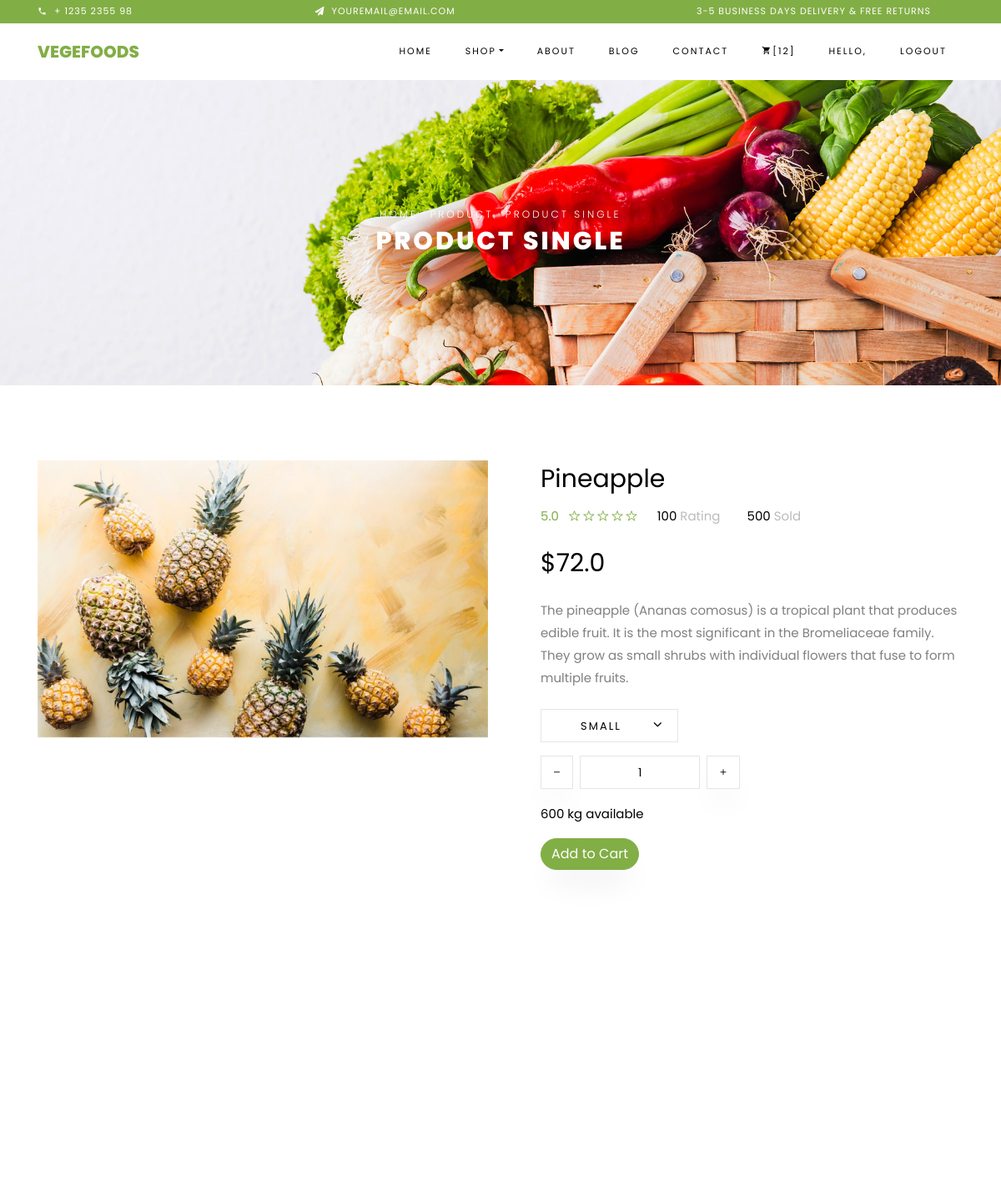
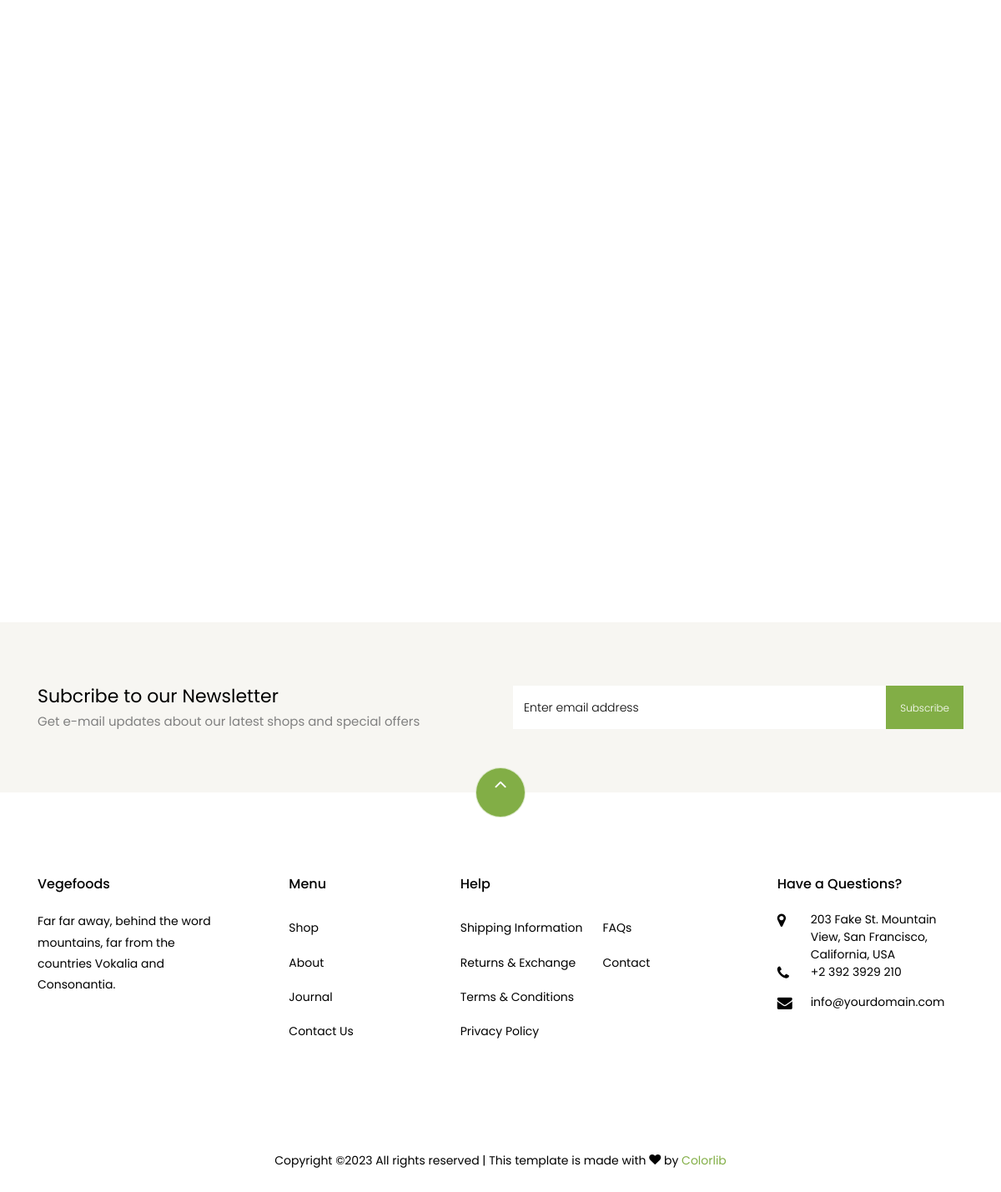
The app's page /product/single_product/17 (signed in) with its own data (2 pictures, top to bottom).
### product/models.py (models this page shows)
class Product(models.Model):
    name = models.CharField(max_length=500, null=True, blank=True, verbose_name="name")
    description = models.TextField(null=True, blank=True, verbose_name="description")
    product_image = models.ImageField(upload_to='product_images', null=True, blank=True, verbose_name="product_image")
    out_of_stock = models.BooleanField(default=False, null=True, blank=True, verbose_name="out_of_stock")
    price = models.IntegerField(null=True, blank=True, verbose_name="price")
    discount_percentage = models.IntegerField(null=True, blank=True, verbose_name="discount_percentage")
    product_category = models.ForeignKey(ProductCategory, on_delete=models.SET_NULL, null=True, blank=True,
                                         verbose_name="product_category")
    product_order = models.IntegerField(default=0, null=True, blank=True, verbose_name="product_order")
    add_to_home = models.BooleanField(default=False, null=True, blank=True, verbose_name="add_to_home")
    addtime = models.DateTimeField(auto_now_add=True, null=True, blank=True, verbose_name="addtime")
    active = models.BooleanField(default=True, null=True, blank=True, verbose_name="active")
    def __str__(self):
        return self.name
    class Meta:
        ordering = ["name"]
    def calculate_discounted_amount(self):
        if self.discount_percentage:
            calculated_discount = (self.price * self.discount_percentage) / 100
            discounted_amount = self.price - calculated_discount
            return discounted_amount
        else:
            return None

### product/views.py (the view)
# urls.py: url(r'^single_product/(?P<single_product_id>\d+)$', SingleProductView.as_view(), name='single_product'),
class SingleProductView(View):
    def get(self, request, single_product_id):
        single_product_ID = Product.objects.filter(id=single_product_id).first()
        print("single_product_ID..", single_product_ID)
        related_products = Product.objects.filter(product_category=single_product_ID.product_category).exclude(
            id=single_product_id)
        print("related_products..", related_products)
        user_cart_items = Cart.objects.filter(user=request.user)
        cart_items_count = user_cart_items.count()  # Count the number of cart items
        context = {
            'single_product_data_k': single_product_ID,
            'related_products_k': related_products,
            'cart_items_count_k': cart_items_count,
        }
        return render(request, 'single-product.html', context)

### templates/single-product.html (shortened to what this page needs)
<!DOCTYPE html>
{% load static %}
<html lang="en">
<head>
    <link rel="stylesheet" href="{% static 'css/open-iconic-bootstrap.min.css' %}">
    <link rel="stylesheet" href="{% static 'css/animate.css' %}">
    <link rel="stylesheet" href="{% static 'css/owl.carousel.min.css' %}">
    <link rel="stylesheet" href="{% static 'css/owl.theme.default.min.css' %}">
    <link rel="stylesheet" href="{% static 'css/magnific-popup.css' %}">
    <link rel="stylesheet" href="{% static 'css/aos.css' %}">
    <link rel="stylesheet" href="{% static 'css/ionicons.min.css' %}">
    <link rel="stylesheet" href="{% static 'css/bootstrap-datepicker.css' %}">
    <link rel="stylesheet" href="{% static 'css/jquery.timepicker.css' %}">
    <link rel="stylesheet" href="{% static 'css/flaticon.css' %}">
    <link rel="stylesheet" href="{% static 'css/icomoon.css' %}">
    <link rel="stylesheet" href="{% static 'css/style.css' %}">
</head>
<body class="goto-here">
<div class="py-1 bg-primary">
    <div class="container">
        <div class="row no-gutters d-flex align-items-start align-items-center px-md-0">
            <div class="col-lg-12 d-block">
                <div class="row d-flex">
                    <div class="col-md pr-4 d-flex topper align-items-center">
                        <div class="icon mr-2 d-flex justify-content-center align-items-center"><span
                                class="icon-phone2"></span></div>
                        <span class="text">+ 1235 2355 98</span>
                    </div>
                    <div class="col-md pr-4 d-flex topper align-items-center">
                        <div class="icon mr-2 d-flex justify-content-center align-items-center"><span
                                class="icon-paper-plane"></span></div>
                        <span class="text">youremail@email.com</span>
                    </div>
                    <div class="col-md-5 pr-4 d-flex topper align-items-center text-lg-right">
                        <span class="text">3-5 Business days delivery &amp; Free Returns</span>
                    </div>
                </div>
            </div>
        </div>
    </div>
</div>
<nav class="navbar navbar-expand-lg navbar-dark ftco_navbar bg-dark ftco-navbar-light" id="ftco-navbar">
    <div class="container">
        <a class="navbar-brand" href="{% url 'index' %}">Vegefoods</a>
        <div class="collapse navbar-collapse" id="ftco-nav">
            <ul class="navbar-nav ml-auto">
                <li class="nav-item"><a href="{% url 'index' %}" class="nav-link">Home</a></li>
                <li class="nav-item active dropdown">
                    <a class="nav-link dropdown-toggle" href="#" id="dropdown04" data-toggle="dropdown"
                       aria-haspopup="true" aria-expanded="false">Shop</a>
                </li>
                <li class="nav-item"><a href="{% url 'users:about' %}" class="nav-link">About</a></li>
                <li class="nav-item"><a href="{% url 'blog' %}" class="nav-link">Blog</a></li>
                <li class="nav-item"><a href="{% url 'users:contact' %}" class="nav-link">Contact</a></li>
                <li class="nav-item cta cta-colored"><a href="{% url 'cart:view_cart' %}" class="nav-link"><span
                        class="icon-shopping_cart"></span>[{{cart_items_count_k}}]</a></li>
                {% if user.is_authenticated %}
                <li class="nav-item"><a style="" class="nav-link">Hello, <b>{{user.first_name}}</b></a></li>
                <li class="nav-item"><a href="{% url 'accounts:logout' %}" class="nav-link">Logout</a></li>
                {% else %}
                <li class="nav-item"><a href="{% url 'accounts:register' %}" class="nav-link">Register</a></li>
                <li class="nav-item"><a href="{% url 'accounts:login' %}" class="nav-link">Login</a></li>
                {% endif %}
            </ul>
        </div>
    </div>
</nav>
<div class="hero-wrap hero-bread" style="background-image: url({% static 'images/bg_1.jpg' %});">
    <div class="container">
        <div class="row no-gutters slider-text align-items-center justify-content-center">
            <div class="col-md-9 ftco-animate text-center">
                <p class="breadcrumbs"><span class="mr-2"><a href="{% url 'index' %}">Home</a></span> <span
                        class="mr-2"><a href="{% url 'index' %}">Product</a></span> <span>Product Single</span></p>
                <h1 class="mb-0 bread">Product Single</h1>
            </div>
        </div>
    </div>
</div>
<section class="ftco-section">
    <div class="container">
        <div class="row">
            <div class="col-lg-6 mb-5 ftco-animate">
                <a href="{{single_product_data_k.product_image.url}}" class="image-popup"><img
                        src="{{single_product_data_k.product_image.url}}" class="img-fluid" alt="Colorlib Template"></a>
            </div>
            <div class="col-lg-6 product-details pl-md-5 ftco-animate">
                <h3>{{single_product_data_k.name}}</h3>
                <div class="rating d-flex">
                    <p class="text-left mr-4">
                        <a href="#" class="mr-2">5.0</a>
                        <a href="#"><span class="ion-ios-star-outline"></span></a>
                        <a href="#"><span class="ion-ios-star-outline"></span></a>
                        <a href="#"><span class="ion-ios-star-outline"></span></a>
                        <a href="#"><span class="ion-ios-star-outline"></span></a>
                        <a href="#"><span class="ion-ios-star-outline"></span></a>
                    </p>
                    <p class="text-left mr-4">
                        <a href="#" class="mr-2" style="color: #000;">100 <span style="color: #bbb;">Rating</span></a>
                    </p>
                    <p class="text-left">
                        <a href="#" class="mr-2" style="color: #000;">500 <span style="color: #bbb;">Sold</span></a>
                    </p>
                </div>
                {% if single_product_data_k.discount_percentage %}
                <p class="price"><span>${{single_product_data_k.calculate_discounted_amount}}</span></p>
                {% else %}
                <p><span class="price">${{ single_product_data_k.price }}</span></p>
                {% endif %}
                <p>{{single_product_data_k.description}}</p>
                <div class="row mt-4">
                    <div class="col-md-6">
                        <div class="form-group d-flex">
                            <div class="select-wrap">
                                <div class="icon"><span class="ion-ios-arrow-down"></span></div>
                                <select name="" id="" class="form-control">
                                    <option value="">Small</option>
                                </select>
                            </div>
                        </div>
                    </div>
                    <div class="input-group col-md-6 d-flex mb-3">
	             	<span class="input-group-btn mr-2">
	                	<button type="button" class="quantity-left-minus btn" data-type="minus" data-field="">
	                   <i class="ion-ios-remove"></i>
	                	</button>
	            		</span>
                        <input type="text" id="quantity" name="quantity" class="form-control input-number" value="1"
                               min="1" max="100">
                        <span class="input-group-btn ml-2">
	                	<button type="button" class="quantity-right-plus btn" data-type="plus" data-field="">
	                     <i class="ion-ios-add"></i>
	                 </button>
	             	</span>
                    </div>
                    <div class="col-md-12">
                        <p style="color: #000;">600 kg available</p>
                    </div>
                </div>
                <p><a href="{% url 'cart:add_to_cart' single_product_data_k.id %}" class="btn btn-primary">Add to Cart</a>
                </p>
            </div>
        </div>
    </div>
</section>
<section class="ftco-section">
    <div class="container">
        <div class="row justify-content-center mb-3 pb-3">
        </div>
    </div>
    <div class="container">
        <div class="row">
        </div>
    </div>
</section>
<section class="ftco-section ftco-no-pt ftco-no-pb py-5 bg-light">
    <div class="container py-4">
        <div class="row d-flex justify-content-center py-5">
            <div class="col-md-6">
                <h2 style="font-size: 22px;" class="mb-0">Subcribe to our Newsletter</h2>
                <span>Get e-mail updates about our latest shops and special offers</span>
            </div>
            <div class="col-md-6 d-flex align-items-center">
                <form action="#" class="subscribe-form">
                    <div class="form-group d-flex">
                        <input type="text" class="form-control" placeholder="Enter email address">
                        <input type="submit" value="Subscribe" class="submit px-3">
                    </div>
                </form>
            </div>
        </div>
    </div>
</section>
<footer class="ftco-footer ftco-section">
    <div class="container">
        <div class="row">
            <div class="mouse">
                <a href="#" class="mouse-icon">
                    <div class="mouse-wheel"><span class="ion-ios-arrow-up"></span></div>
                </a>
            </div>
        </div>
        <div class="row mb-5">
            <div class="col-md">
                <div class="ftco-footer-widget mb-4">
                    <h2 class="ftco-heading-2">Vegefoods</h2>
                    <p>Far far away, behind the word mountains, far from the countries Vokalia and Consonantia.</p>
                    <ul class="ftco-footer-social list-unstyled float-md-left float-lft mt-5">
                    </ul>
                </div>
            </div>
            <div class="col-md">
                <div class="ftco-footer-widget mb-4 ml-md-5">
                    <h2 class="ftco-heading-2">Menu</h2>
                    <ul class="list-unstyled">
                        <li><a href="{% url 'cart:shop' %}" class="py-2 d-block">Shop</a></li>
                        <li><a href="{% url 'users:about' %}" class="py-2 d-block">About</a></li>
                        <li><a href="#" class="py-2 d-block">Journal</a></li>
                        <li><a href="{% url 'users:contact' %}" class="py-2 d-block">Contact Us</a></li>
                    </ul>
                </div>
            </div>
            <div class="col-md-4">
                <div class="ftco-footer-widget mb-4">
                    <h2 class="ftco-heading-2">Help</h2>
                    <div class="d-flex">
                        <ul class="list-unstyled mr-l-5 pr-l-3 mr-4">
                            <li><a href="#" class="py-2 d-block">Shipping Information</a></li>
                            <li><a href="#" class="py-2 d-block">Returns &amp; Exchange</a></li>
                            <li><a href="#" class="py-2 d-block">Terms &amp; Conditions</a></li>
                            <li><a href="#" class="py-2 d-block">Privacy Policy</a></li>
                        </ul>
                        <ul class="list-unstyled">
                            <li><a href="#" class="py-2 d-block">FAQs</a></li>
                            <li><a href="{% url 'users:contact' %}" class="py-2 d-block">Contact</a></li>
                        </ul>
                    </div>
                </div>
            </div>
            <div class="col-md">
                <div class="ftco-footer-widget mb-4">
                    <h2 class="ftco-heading-2">Have a Questions?</h2>
                    <div class="block-23 mb-3">
                        <ul>
                            <li><span class="icon icon-map-marker"></span><span class="text">203 Fake St. Mountain View, San Francisco, California, USA</span>
                            </li>
                            <li><a href="#"><span class="icon icon-phone"></span><span
                                    class="text">+2 392 3929 210</span></a></li>
                            <li><a href="#"><span class="icon icon-envelope"></span><span class="text">info@yourdomain.com</span></a>
                            </li>
                        </ul>
                    </div>
                </div>
            </div>
        </div>
        <div class="row">
            <div class="col-md-12 text-center">
                <p>
                    Copyright &copy;<script>document.write(new Date().getFullYear());</script>
                    All rights reserved | This template is made with <i class="icon-heart color-danger"
                                                                        aria-hidden="true"></i> by <a
                            href="https://colorlib.com" target="_blank">Colorlib</a>
                </p>
            </div>
        </div>
    </div>
</footer>
</body>
</html>

### static/css/icomoon.css (style rules this page uses)
[class^="icon-"], [class*=" icon-"] { font-family: 'icomoon' !important; speak: none; font-style: normal; font-weight: normal; font-variant: normal; text-transform: none; line-height: 1; -webkit-font-smoothing: antialiased; -moz-osx-font-smoothing: grayscale; }
.icon-heart:before { content: "\f004"; }
.icon-map-marker:before { content: "\f041"; }
.icon-phone:before { content: "\f095"; }
.icon-envelope:before { content: "\f0e0"; }
.icon-paper-plane:before { content: "\f1d8"; }
.icon-phone2:before { content: "\e0cd"; }
.icon-shopping_cart:before { content: "\e8cc"; }

### records on screen
Product: product_image (picture), name "Pineapple", calculate_discounted_amount "72.0", description "The pineapple (Ananas comosus) is a tropical plant that produces edible fruit. It is the most significant in the Bromeliaceae family. They grow as small shrubs with individual flowers that fuse to form multiple fruits."

### other values on screen
{{ cart_items_count_k }} "12"
